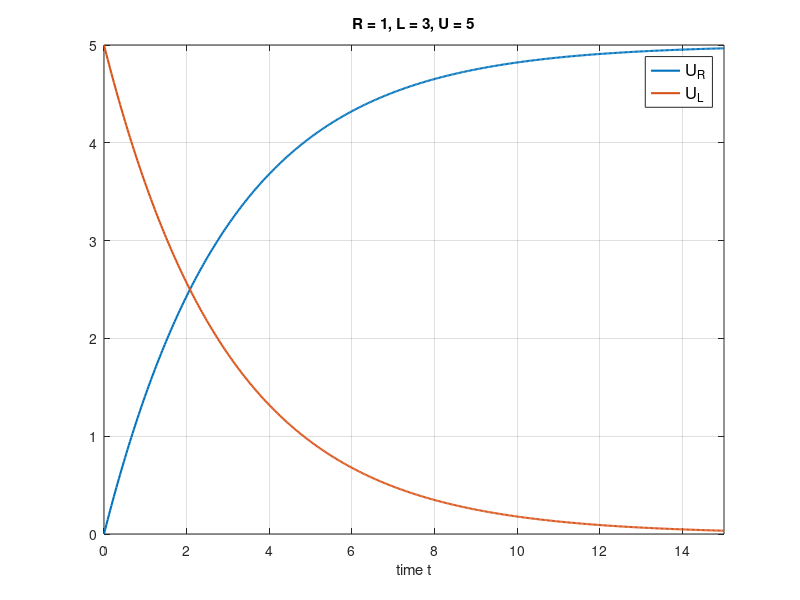

Write MATLAB code to recreate this figure.
clear
close all

#GIVEN

R = 1
L = 3
U = 5

% First degree equation
# L . i'(t) + R . i(t) = u(t)
%a . y'(t) + b . y(t) = A, y(0) = y0
% U_R = R * i(t) and U_L = L * i'(t)
a = L
b = R
A = U

y0 = 0
la= -b / a

%solution
y = @(t) A / b + (y0 - A / b) * exp(la * t)
y_d = @(t) (y0 - A / b) * exp(la * t) * la

tau = -1 / la %time constant
tmax = 5 * tau
t=0:tau/100:tmax;

U_R = @(t) R * y(t)
U_L = @(t) L * y_d(t)

plot(t, U_R(t),'linewidth',1.5)
hold on
plot(t, U_L(t),'linewidth',1.5)
hold off
grid
xlabel('time t')
xlim([0, tmax])
title(['R = ', num2str(R),', L = ', num2str(L), ', U = ', num2str(U)])
legend({'U_R','U_L'},'fontsize',12)

